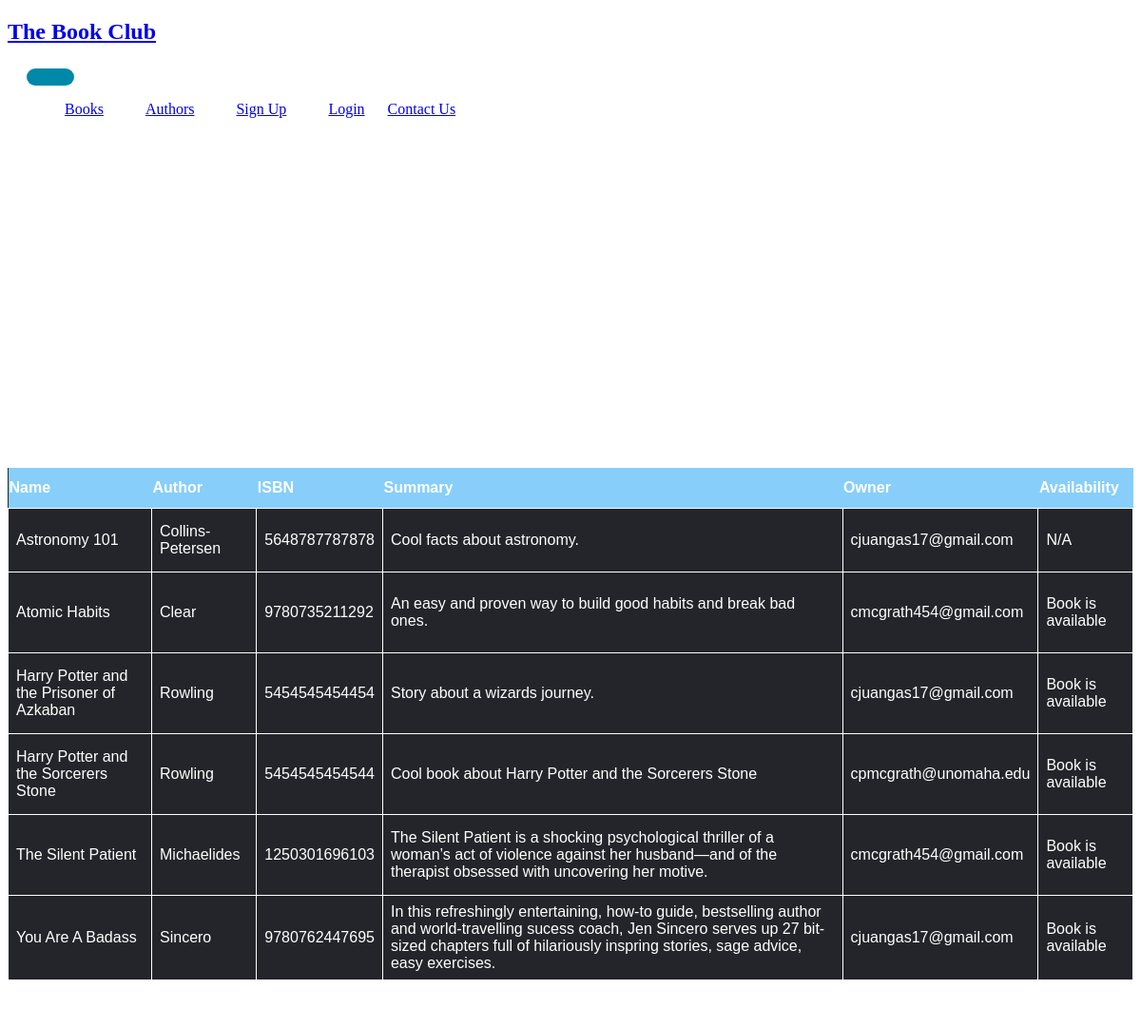
The page /books/ on the database its author committed.
### library/models.py (models this page shows, shortened)
class Book (models.Model):
    owner = models.ForeignKey ("accounts.User",
                                 related_name='owner',
                                 on_delete=models.CASCADE,
                                 default=None)
    genre = models.ForeignKey (Genre,
                               related_name='books',
                               on_delete=models.CASCADE)
    author = models.ForeignKey (Author,
                                related_name='books',
                                on_delete=models.CASCADE)
    title = models.CharField (max_length=50, db_index=True,)
    summary = models.TextField (blank=True)
    price = models.DecimalField (max_digits=10, decimal_places=2)
    available = models.BooleanField (default=True)
    slug = models.SlugField (max_length=200, db_index=True)
    isbn = models.CharField(max_length=13, validators=[MinLengthValidator(13)])
    favorite = models.BooleanField(default=False)
    shared = models.BooleanField(default=False)
    class Meta:
        ordering = ('title',)

class Author (models.Model):
    first_name = models.CharField (max_length=50, db_index=True)
    last_name = models.CharField (max_length=50, db_index=True)
    slug = models.SlugField (max_length=200, db_index=True)
    favorite = models.BooleanField(default=False)
    class Meta:
        ordering = ('last_name',)
        index_together = (('id', 'slug'),)
    def __str__(self):
        return self.last_name

### accounts/models.py (models this page shows, shortened)
class User (AbstractBaseUser, PermissionsMixin):
    username = None
    email = models.EmailField (_ ('email'), unique=True)
    first_name = models.CharField (max_length=20)
    last_name = models.CharField (max_length=20)
    street_num = models.CharField (max_length=20)
    state = models.CharField (max_length=2)
    zipcode = models.CharField(max_length=5, validators=[MinLengthValidator(5)])
    city = models.CharField (max_length=20)
    is_staff = models.BooleanField (default=False)
    is_active = models.BooleanField (default=True)
    date_joined = models.DateTimeField (default=timezone.now)
    favoriteGenres = models.ManyToManyField(Genre, symmetrical=False, blank=True)
    favoriteAuthors = models.ManyToManyField(Author, blank=True)
    follow_list = models.ManyToManyField('accounts.User', blank=True)
    bio = models.TextField(blank=True)
    wishlist = models.ManyToManyField(Book, symmetrical=False, blank=True)
    objects = CustomUserManager()
    USERNAME_FIELD = 'email'
    REQUIRED_FIELDS = []
    def __str__(self):
        return self.email

### library/views.py (the view)
# urls.py: path("books/", views.book_list, name="book_list"),
def book_list(request, genre_slug=None):
    genre = None
    genres = Genre.objects.all()
    books = Book.objects.all()
    if genre_slug:
        genre = get_object_or_404(Genre, slug=genre_slug)
        books = books.filter(genre=genre)
    return render(
        request,
        "library/books/list.html",
        {"genres": genres, "genre": genre, "books": books},
    )

### library/templates/library/books/list.html (shortened to what this page needs)
{% extends "home.html" %}
{% load static %}
{% block content %}
    <div class="Banner">
    <h1>Below is a list of some books owned by our members, that are currently available for exchange.</h1>
    </div>
    <table class="listings">
    <th>Name</th>
    <th>Author</th>
    <th>ISBN</th>
    <th>Summary</th>
    <th>Owner</th>
    <th>Availability</th>
    {% for b in books %}
        <tr>
        <td>{{ b.title }}</td>
        <td>{{ b.author }}</td>
        <td>{{ b.isbn }}</td>
        <td>{{ b.summary }}</td>
        <td>{{ b.owner }}</td>
        <td>{% if b.available is True %}
            <p>Book is available</p>
            {% else %}
            <p>N/A</p>
            {% endif %}
        </td>
        </tr>
    {% endfor %}
    </table>
{% endblock %}

### library/templates/home.html (shortened to what this page needs)
<!DOCTYPE html>
{% load static %}
{% block head %}
    {% load compress %}
    <html lang="en">
        <head>
            {% compress css %}
                <link href="{% static '/bootstrap/scss/bootstrap.scss' %}"
                      rel="stylesheet"
                      type="text/x-scss">
                <link rel="stylesheet"
                      type="text/x-scss"
                      href="{% static 'scss/custom.scss' %}"/>
            {% endcompress %}
            <link rel="stylesheet" href="{% static 'css/styles.css' %}">
        </head>
    {% endblock %}
    <body>
        {% block navigation %}
            <header class="bg-dark mb-6">
                <nav class="navbar navbar-expand-lg navbar-dark bg-dark my-2 ">
                    <div class="container-fluid align-items-center">
                        <a class="navbar-brand" href="{% url 'library:home' %}">
                            <h1 class="text-primary fw-bold fs-2 m-0">The Book Club</h1>
                        </a>
                        <button class="navbar-toggler"
                                type="button"
                                data-bs-toggle="collapse"
                                data-bs-target="#navbarNavDropdown"
                                aria-controls="navbarNavDropdown"
                                aria-expanded="false"
                                aria-label="Toggle navigation">
                        </button>
                        <div class="collapse navbar-collapse" id="navbarSupportedContent">
                            <ul class="navbar-nav">
                                <li class="nav-item text-light mx-3">
                                    <a class="nav-link" href="{% url 'library:book_list' %}">Books</a>
                                </li>
                                <li class="nav-item mx-3">
                                    <a class="nav-link" href="{% url 'library:author_list' %}">Authors</a>
                                </li>
                                <li class="nav-item mx-3">
                                    <a class="nav-link" href="{% url 'accounts:register' %}">Sign Up</a>
                                </li>
                                <li class="nav-item mx-3">
                                    <a class="nav-link" href="{% url 'accounts:user_login' %}">Login</a>
                                </li>
                                <a  class="btn btn-primary text-light mx-3 rounded-pill px-4" href="{% url 'library:contactus' %}">Contact Us</a>
                            </ul>
                        </div>
                    </div>
                </nav>
            </header>
        {% endblock %}
        {% block content %}{% endblock %}
    </body>
    {% block footer %}
        <footer id="footer">
            <div class="container">
                <p class="text-center text-muted">
                </p>
            </div>
        </footer>
    {% endblock %}
</html>

### library/static/css/styles.css (style rules this page uses)
body { color: white; }
.listings { background-color: #24252a; color: white; font-family: Arial, Helvetica, sans-serif; border-collapse: collapse; margin: auto; width: 100%; }
.listings td, #bookListing th { border: 1px solid white; padding: 8px; }
.listings th { padding-top: 12px; padding-bottom: 12px; text-align: left; background-color: lightskyblue; color: white; }
.Banner { color: white; margin: 7% auto auto; width: 25%; padding: 10px; text-align: center; }
li { display: inline-block; padding: 0 20px; }
button { margin-left: 20px; padding: 9px 25px; background-color: rgba(0, 136, 169, 1); border: none; border-radius: 50px; cursor: pointer; transition: all 0.3s ease 0s; }

### rows shown on the page
Book: title "Astronomy 101", author "Collins-Petersen", isbn "5648787787878", summary "Cool facts about astronomy.", owner "cjuangas17@gmail.com", available "N/A"
Book: title "Atomic Habits", author "Clear", isbn "9780735211292", summary "An easy and proven way to build good habits and break bad ones.", owner "cmcgrath454@gmail.com", available "Book is available"
Book: title "Harry Potter and the Prisoner of Azkaban", author "Rowling", isbn "5454545454454", summary "Story about a wizards journey.", owner "cjuangas17@gmail.com", available "Book is available"
Book: title "Harry Potter and the Sorcerers Stone", author "Rowling", isbn "5454545454544", summary "Cool book about Harry Potter and the Sorcerers Stone", owner "cpmcgrath@unomaha.edu", available "Book is available"
Book: title "The Silent Patient", author "Michaelides", isbn "1250301696103", summary "The Silent Patient is a shocking psychological thriller of a woman’s act of violence against her husband―and of the therapist obsessed with uncovering her motive.", owner "cmcgrath454@gmail.com", available "Book is available"
Book: title "You Are A Badass", author "Sincero", isbn "9780762447695", summary "In this refreshingly entertaining, how-to guide, bestselling author and world-travelling sucess coach, Jen Sincero serves up 27 bit-sized chapters full of hilariously inspring stories, sage advice, easy exercises.", owner "cjuangas17@gmail.com", available "Book is available"
